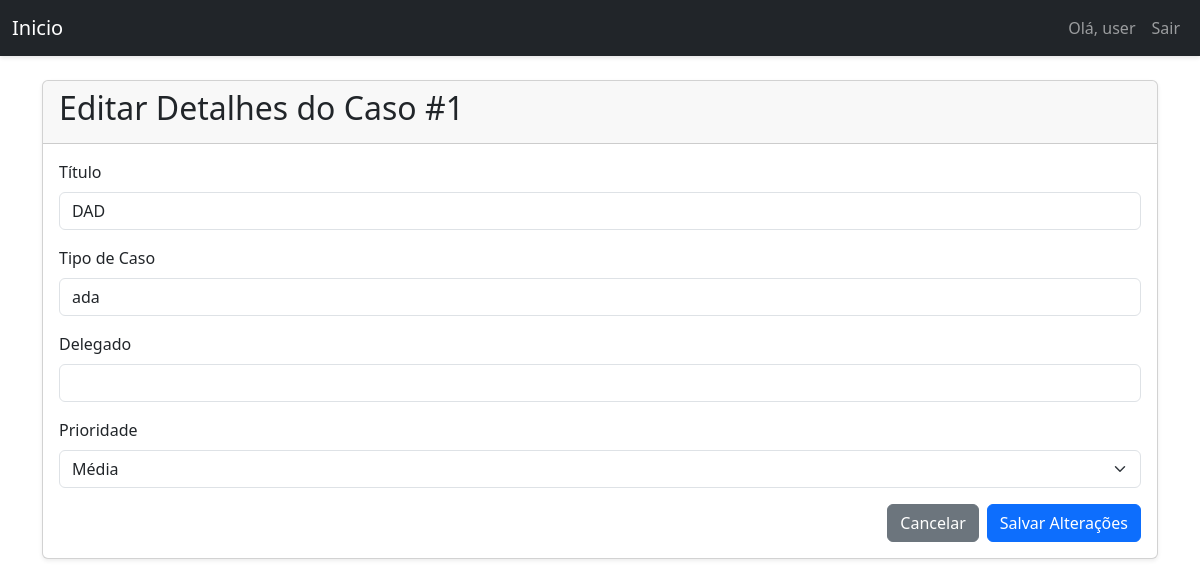
/ticket/1/edit (signed in), run on an earlier commit of the app's database.
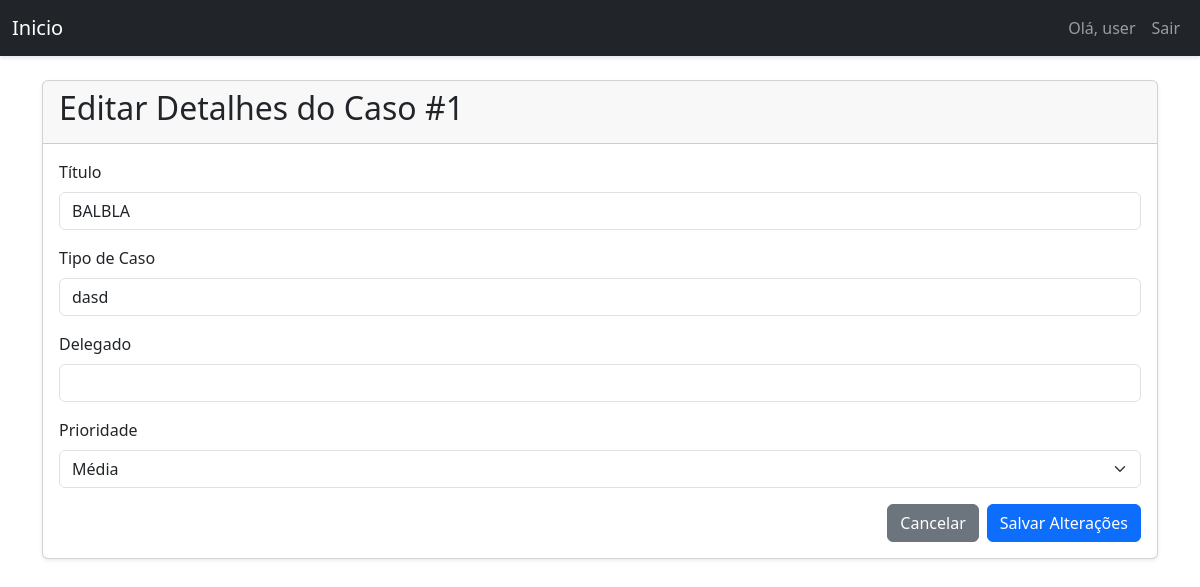
And on a later commit of the database.
### models.py (models this page shows, shortened)
class User(UserMixin, db.Model):
    id = db.Column(db.Integer, primary_key=True)
    username = db.Column(db.String(64), index=True, unique=True)
    email = db.Column(db.String(120), index=True, unique=True)
    password_hash = db.Column(db.String(128))
    is_admin = db.Column(db.Boolean, default=False)
    tickets = db.relationship('Ticket', backref='author', lazy='dynamic', cascade="all, delete-orphan")
    comments = db.relationship('Comment', backref='author', lazy='dynamic', cascade="all, delete-orphan")
    attachments = db.relationship('Attachment', backref='author', lazy='dynamic')
    appointments = db.relationship('Appointment', backref='user', lazy='dynamic', cascade="all, delete-orphan")
    advogados = db.relationship('Advogado', backref='owner_user', lazy='dynamic', cascade="all, delete-orphan")

class Ticket(db.Model):
    id = db.Column(db.Integer, primary_key=True)
    ticket_code = db.Column(db.String(30), unique=True)
    title = db.Column(db.String(140))
    description = db.Column(db.Text)
    case_number = db.Column(db.String(50))
    status = db.Column(db.String(20), default='Em Análise')
    priority = db.Column(db.String(20), default='Média')
    created_at = db.Column(db.DateTime, index=True, default=datetime.utcnow)
    updated_at = db.Column(db.DateTime, index=True, default=datetime.utcnow)
    user_id = db.Column(db.Integer, db.ForeignKey('user.id'))
    delegado = db.Column(db.String(100))
    comments = db.relationship('Comment', backref='ticket', lazy='dynamic', cascade="all, delete-orphan")
    attachments = db.relationship('Attachment', backref='ticket', lazy='dynamic', cascade="all, delete-orphan")
    todos = db.relationship('TodoItem', backref='ticket', lazy='dynamic', cascade="all, delete-orphan")

### triagem/routes/ticket.py (the view, shortened to what this page needs)
@ticket_bp.route('/<int:ticket_id>/edit', methods=['GET', 'POST'])
@login_required
@ticket_permission_required
def edit_ticket(ticket):
    return render_template('edit_ticket.html', ticket=ticket)

### triagem/routes/ticket.py (called while the page is built)
def ticket_permission_required(f):
    @wraps(f)
    def decorated_function(ticket_id, *args, **kwargs):
        ticket = Ticket.query.get_or_404(ticket_id)
        if not (current_user.is_admin or ticket.user_id == current_user.id):
            flash('Você não tem permissão para acessar este caso.', 'danger')
            return redirect(url_for('dashboard.dashboard'))
        return f(ticket, *args, **kwargs)
    return decorated_function

### triagem/templates/edit_ticket.html (shortened to what this page needs)
{% extends "base.html" %}
{% block content %}
<div class="card mb-4">
    <div class="card-header">
        <h2>Editar Detalhes do Caso #{{ ticket.id }}</h2>
    </div>
    <div class="card-body">
        <form method="POST" action="{{ url_for('ticket.edit_ticket', ticket_id=ticket.id) }}">
            <div class="mb-3">
                <label for="title" class="form-label">Título</label>
                <input type="text" class="form-control" id="title" name="title" value="{{ ticket.title }}" required>
            </div>
            <div class="mb-3">
                <label for="case_number" class="form-label">Tipo de Caso</label>
                <input type="text" class="form-control" id="case_number" name="case_number" value="{{ ticket.case_number }}" required>
            </div>
            <div class="mb-3">
                <label for="delegado" class="form-label">Delegado</label>
                <input type="text" class="form-control" id="delegado" name="delegado" value="{{ ticket.delegado }}">
            </div>
            <div class="mb-3">
                <label for="priority" class="form-label">Prioridade</label>
                <select name="priority" id="priority" class="form-select">
                    <option value="Média" {% if ticket.priority == 'Média' %}selected{% endif %}>Média</option>
                </select>
            </div>
            <div class="d-flex justify-content-end gap-2 mt-3">
                <a href="{{ url_for('ticket.view_ticket', ticket_id=ticket.id) }}" class="btn btn-secondary">Cancelar</a>
                <button type="submit" class="btn btn-primary">Salvar Alterações</button>
            </div>
        </form>
    </div>
</div>
{% endblock %}

### triagem/templates/base.html (shortened to what this page needs)
<!DOCTYPE html>
<html lang="pt-BR">
<head>
    {% block styles %}
        <link rel="stylesheet" href="https://cdn.jsdelivr.net/npm/bootstrap-icons@1.8.0/font/bootstrap-icons.css">
        <link rel="stylesheet" href="{{ url_for('static', filename='css/triagem.css') }}">
        <link href="https://cdn.jsdelivr.net/npm/bootstrap@5.3.0/dist/css/bootstrap.min.css" rel="stylesheet">
    {% endblock %}
</head>
<body>
    <nav class="navbar navbar-expand-lg navbar-dark bg-dark">
        <div class="container-fluid">
            <a class="navbar-brand" href="{{ url_for('main.index') }}">Inicio</a>
            <div class="collapse navbar-collapse" id="navbarNav">
                <ul class="navbar-nav ms-auto">
                    {% if current_user.is_authenticated %}
                    <li class="nav-item">
                        <span class="nav-link">Olá, {{ current_user.username }}</span>
                    </li>
                    <li class="nav-item">
                        <a class="nav-link" href="{{ url_for('auth.logout') }}">Sair</a>
                    </li>
                    {% else %}
                    <li class="nav-item">
                        <a class="nav-link" href="{{ url_for('auth.login') }}">Login</a>
                    </li>
                    {% endif %}
                </ul>
            </div>
        </div>
    </nav>
    <div class="container mt-4">
        {% block content %}{% endblock %}
    </div>
</body>
</html>

### static/css/triagem.css (style rules this page uses)
body { background-color: #f8f9fa; padding-bottom: 50px; font-family: 'Open Sans', sans-serif; }
.navbar { box-shadow: 0 2px 4px rgba(0,0,0,.1); }
.card { box-shadow: 0 0.125rem 0.25rem rgba(0, 0, 0, 0.075); border: none; }
.card-header { background-color: #f8f9fa; border-bottom: 1px solid rgba(0,0,0,.125); }
::placeholder { color: #6c757d; opacity: 1; }

What changed in the data, as far as the page shows it:
changed Ticket "Média": title "DAD" → "BALBLA"; case_number "ada" → "dasd"
